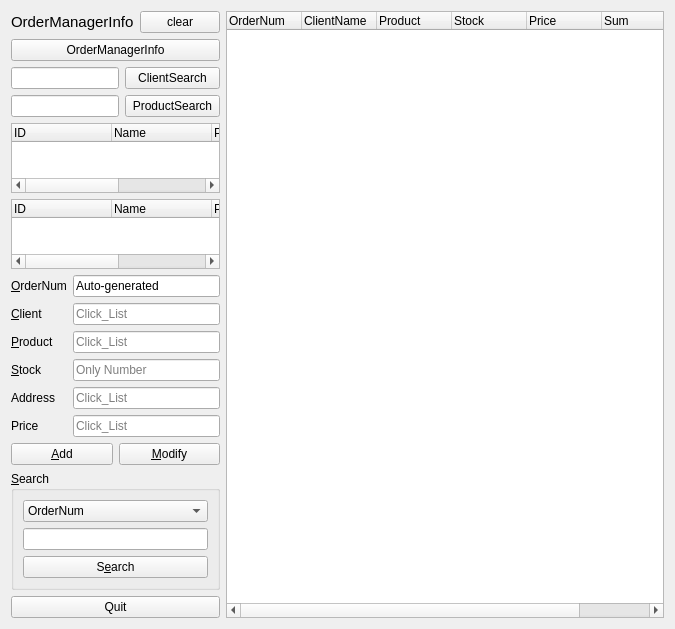
<?xml version="1.0" encoding="UTF-8"?>
<ui version="4.0">
 <class>OrderManagerForm</class>
 <widget class="QWidget" name="OrderManagerForm">
  <property name="geometry">
   <rect>
    <x>0</x>
    <y>0</y>
    <width>675</width>
    <height>547</height>
   </rect>
  </property>
  <property name="windowTitle">
   <string>Client Info</string>
  </property>
  <layout class="QHBoxLayout" name="horizontalLayout_4">
   <item>
    <layout class="QHBoxLayout" name="horizontalLayout" stretch="2,5">
     <item>
      <layout class="QVBoxLayout" name="verticalLayout_4" stretch="0,0,0,2,1,1,1">
       <item>
        <layout class="QHBoxLayout" name="horizontalLayout_3">
         <item>
          <widget class="QLabel" name="label_2">
           <property name="font">
            <font>
             <pointsize>11</pointsize>
            </font>
           </property>
           <property name="text">
            <string>OrderManagerInfo</string>
           </property>
          </widget>
         </item>
         <item>
          <widget class="QPushButton" name="clearbutton">
           <property name="sizePolicy">
            <sizepolicy hsizetype="Fixed" vsizetype="Fixed">
             <horstretch>0</horstretch>
             <verstretch>0</verstretch>
            </sizepolicy>
           </property>
           <property name="text">
            <string>clear</string>
           </property>
           <property name="icon">
            <iconset>
             <normaloff>:/images/erase.png</normaloff>:/images/erase.png</iconset>
           </property>
           <property name="iconSize">
            <size>
             <width>40</width>
             <height>20</height>
            </size>
           </property>
          </widget>
         </item>
        </layout>
       </item>
       <item>
        <widget class="QPushButton" name="pushButton_2">
         <property name="text">
          <string>OrderManagerInfo</string>
         </property>
        </widget>
       </item>
       <item>
        <layout class="QFormLayout" name="ClientProductSearch">
         <item row="1" column="0">
          <widget class="QLineEdit" name="ClientLineEdit"/>
         </item>
         <item row="1" column="1">
          <widget class="QPushButton" name="cbutton">
           <property name="text">
            <string>ClientSearch</string>
           </property>
          </widget>
         </item>
         <item row="2" column="0">
          <widget class="QLineEdit" name="ProductLineEdit"/>
         </item>
         <item row="2" column="1">
          <widget class="QPushButton" name="pbutton">
           <property name="text">
            <string>ProductSearch</string>
           </property>
          </widget>
         </item>
        </layout>
       </item>
       <item>
        <layout class="QVBoxLayout" name="verticalLayout_3">
         <item>
          <widget class="QTreeWidget" name="clienttreeWidget">
           <property name="rootIsDecorated">
            <bool>false</bool>
           </property>
           <column>
            <property name="text">
             <string>ID</string>
            </property>
           </column>
           <column>
            <property name="text">
             <string>Name</string>
            </property>
           </column>
           <column>
            <property name="text">
             <string>Phone Number</string>
            </property>
           </column>
           <column>
            <property name="text">
             <string>Address</string>
            </property>
           </column>
          </widget>
         </item>
         <item>
          <widget class="QTreeWidget" name="producttreeWidget">
           <property name="rootIsDecorated">
            <bool>false</bool>
           </property>
           <column>
            <property name="text">
             <string>ID</string>
            </property>
           </column>
           <column>
            <property name="text">
             <string>Name</string>
            </property>
           </column>
           <column>
            <property name="text">
             <string>Price</string>
            </property>
           </column>
           <column>
            <property name="text">
             <string>Stock</string>
            </property>
           </column>
          </widget>
         </item>
        </layout>
       </item>
       <item>
        <layout class="QFormLayout" name="OrderformLayout">
         <item row="0" column="0">
          <widget class="QLabel" name="idLabel">
           <property name="text">
            <string>&amp;OrderNum</string>
           </property>
           <property name="buddy">
            <cstring>idLineEdit</cstring>
           </property>
          </widget>
         </item>
         <item row="0" column="1">
          <widget class="QLineEdit" name="idLineEdit">
           <property name="text">
            <string>Auto-generated</string>
           </property>
           <property name="readOnly">
            <bool>true</bool>
           </property>
           <property name="placeholderText">
            <string/>
           </property>
          </widget>
         </item>
         <item row="1" column="0">
          <widget class="QLabel" name="nameLabel">
           <property name="text">
            <string>&amp;Client</string>
           </property>
           <property name="buddy">
            <cstring>ClientLineEdit</cstring>
           </property>
          </widget>
         </item>
         <item row="1" column="1">
          <widget class="QLineEdit" name="CIDlineEdit">
           <property name="readOnly">
            <bool>true</bool>
           </property>
           <property name="placeholderText">
            <string>Click_List</string>
           </property>
          </widget>
         </item>
         <item row="2" column="0">
          <widget class="QLabel" name="phoneNumberLabel">
           <property name="text">
            <string>&amp;Product</string>
           </property>
           <property name="buddy">
            <cstring>ProductLineEdit</cstring>
           </property>
          </widget>
         </item>
         <item row="2" column="1">
          <widget class="QLineEdit" name="PIDlineEdit">
           <property name="text">
            <string/>
           </property>
           <property name="readOnly">
            <bool>true</bool>
           </property>
           <property name="placeholderText">
            <string>Click_List</string>
           </property>
          </widget>
         </item>
         <item row="3" column="0">
          <widget class="QLabel" name="addressLabel">
           <property name="text">
            <string>&amp;Stock</string>
           </property>
           <property name="buddy">
            <cstring>StockLineEdit</cstring>
           </property>
          </widget>
         </item>
         <item row="3" column="1">
          <widget class="QLineEdit" name="StockLineEdit">
           <property name="inputMask">
            <string/>
           </property>
           <property name="cursorPosition">
            <number>0</number>
           </property>
           <property name="placeholderText">
            <string>Only Number</string>
           </property>
          </widget>
         </item>
         <item row="5" column="0">
          <widget class="QLabel" name="label">
           <property name="text">
            <string>Price</string>
           </property>
          </widget>
         </item>
         <item row="5" column="1">
          <widget class="QLineEdit" name="pricelineEdit">
           <property name="readOnly">
            <bool>true</bool>
           </property>
           <property name="placeholderText">
            <string>Click_List</string>
           </property>
          </widget>
         </item>
         <item row="6" column="0" colspan="2">
          <layout class="QHBoxLayout" name="horizontalLayout_2">
           <item>
            <widget class="QPushButton" name="addPushButton">
             <property name="text">
              <string>&amp;Add</string>
             </property>
            </widget>
           </item>
           <item>
            <widget class="QPushButton" name="modifyPushButton">
             <property name="text">
              <string>&amp;Modify</string>
             </property>
            </widget>
           </item>
          </layout>
         </item>
         <item row="4" column="0">
          <widget class="QLabel" name="label_3">
           <property name="text">
            <string>Address</string>
           </property>
          </widget>
         </item>
         <item row="4" column="1">
          <widget class="QLineEdit" name="addresslineEdit">
           <property name="readOnly">
            <bool>true</bool>
           </property>
           <property name="placeholderText">
            <string>Click_List</string>
           </property>
          </widget>
         </item>
        </layout>
       </item>
       <item>
        <widget class="QGroupBox" name="groupBox">
         <property name="title">
          <string>&amp;Search</string>
         </property>
         <layout class="QVBoxLayout" name="verticalLayout">
          <item>
           <layout class="QVBoxLayout" name="verticalLayout_2">
            <item>
             <widget class="QComboBox" name="searchComboBox">
              <item>
               <property name="text">
                <string>OrderNum</string>
               </property>
              </item>
              <item>
               <property name="text">
                <string>Client (Name or ID)</string>
               </property>
              </item>
              <item>
               <property name="text">
                <string>Product (Name or ID)</string>
               </property>
              </item>
             </widget>
            </item>
            <item>
             <widget class="QLineEdit" name="searchLineEdit"/>
            </item>
            <item>
             <widget class="QPushButton" name="searchPushButton">
              <property name="text">
               <string>S&amp;earch</string>
              </property>
             </widget>
            </item>
           </layout>
          </item>
         </layout>
        </widget>
       </item>
       <item>
        <widget class="QPushButton" name="pushButton">
         <property name="text">
          <string>Quit</string>
         </property>
        </widget>
       </item>
      </layout>
     </item>
     <item>
      <layout class="QVBoxLayout" name="treewidgetLayout" stretch="7">
       <item>
        <widget class="QTreeWidget" name="treeWidget">
         <property name="rootIsDecorated">
          <bool>false</bool>
         </property>
         <attribute name="headerDefaultSectionSize">
          <number>75</number>
         </attribute>
         <column>
          <property name="text">
           <string>OrderNum</string>
          </property>
         </column>
         <column>
          <property name="text">
           <string>ClientName</string>
          </property>
         </column>
         <column>
          <property name="text">
           <string>Product</string>
          </property>
         </column>
         <column>
          <property name="text">
           <string>Stock</string>
          </property>
         </column>
         <column>
          <property name="text">
           <string>Price</string>
          </property>
         </column>
         <column>
          <property name="text">
           <string>Sum</string>
          </property>
         </column>
         <column>
          <property name="text">
           <string>Address</string>
          </property>
         </column>
        </widget>
       </item>
      </layout>
     </item>
    </layout>
   </item>
  </layout>
 </widget>
 <resources/>
 <connections/>
</ui>
